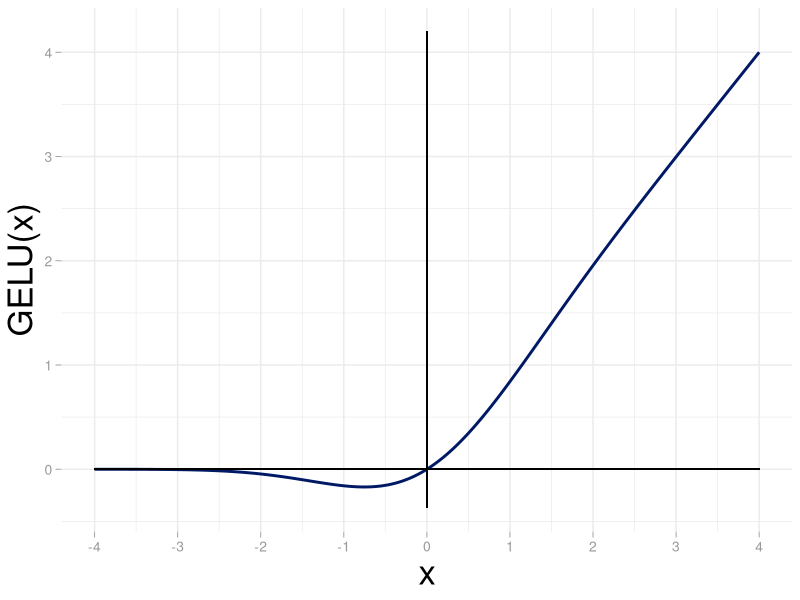

Reproduce this figure in R.
library(ggplot2)

# Generate data
x <- seq(-4, 4, length.out = 1000)
gelu <- 0.5 * x * (1 + tanh(sqrt(2 / pi) * (x + 0.044715 * x^3)))

df <- data.frame(x = x, GELU = gelu)

# Plot
GELUPlot <- ggplot(data = df, aes(x = x)) +
  geom_line(aes(y = GELU), color = "#001965", size = 1) +
  ylab("GELU(x)") +
  xlab("x") +
  theme_minimal() +
  theme(
    axis.title = element_text(size = 25),
    axis.text.y = element_text(size = 10, color = "grey60"),
    axis.text.x = element_text(size = 10, color = "grey60"),
    axis.ticks.y = element_line(size = 0.3, color = "grey60"),
    axis.ticks.x = element_line(size = 0.3, color = "grey60"),
    axis.ticks.length = unit(0.15, "cm"),
    legend.position = "none"
  ) +
  scale_x_continuous(breaks = seq(-4, 4, by = 1)) +
  scale_y_continuous(breaks = seq(-1, 4, by = 1)) +
  geom_segment(aes(x = min(x), xend = max(x), y = 0, yend = 0), color = "black", size = 0.5) +
  geom_segment(aes(x = 0, xend = 0, y = min(GELU) - 0.2, yend = max(GELU) + 0.2), color = "black", size = 0.5)

# Save
SavePlotGELU <- function(filename, plotname, folder = "Plots/") {
  full_path <- paste0(folder, filename)
  ggsave(full_path, plot = plotname, width = 13, height = 6, dpi = "retina")
}

SavePlotGELU("GELU.png", GELUPlot)
